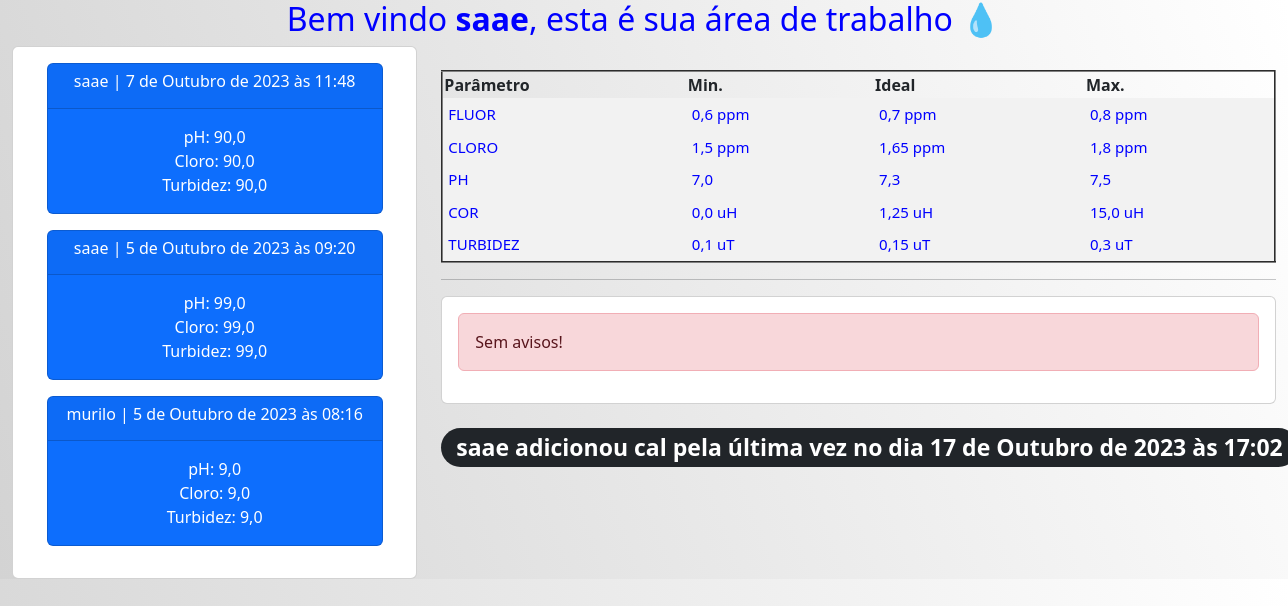
The page /plataforma/ (signed in) on the database as committed earlier.
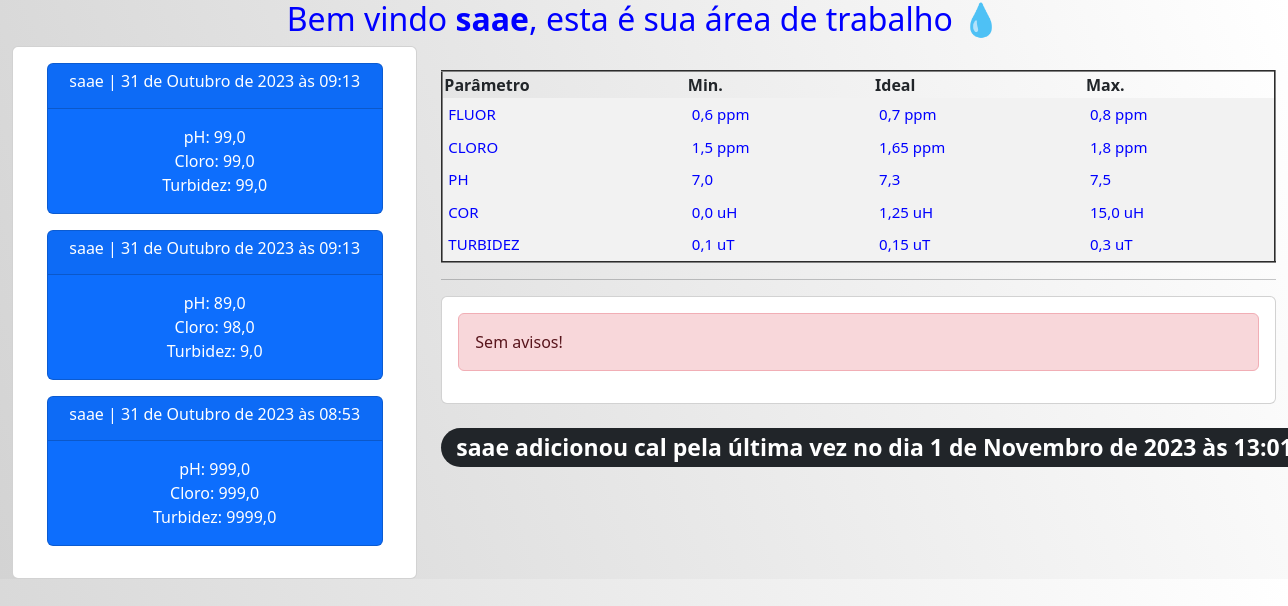
The same page on the database as committed later.
### plataforma/models.py (models this page shows, shortened)
class Analise_Agua_tratada(models.Model):
    usuario = models.ForeignKey(User, on_delete=models.CASCADE)  # Campo para relacionar com o usuário
    cloro = models.FloatField()
    ph = models.FloatField()
    cor = models.FloatField()
    turbidez = models.FloatField()
    relatorio = models.TextField()
    data_analise_agua = models.DateTimeField(default=timezone.now)

class Parametro(models.Model):
    fluor_min = models.FloatField()
    fluor_ideal = models.FloatField()
    fluor_max = models.FloatField()
    cloro_min = models.FloatField()
    cloro_ideal = models.FloatField()
    cloro_max = models.FloatField()
    cor_min = models.FloatField()
    cor_ideal = models.FloatField()
    cor_max = models.FloatField()
    ph_min = models.FloatField()
    ph_ideal = models.FloatField()
    ph_max = models.FloatField()
    turbidez_min = models.FloatField()
    turbidez_ideal = models.FloatField()
    turbidez_max = models.FloatField()
    parametro = models.TextField()

class OperadoresAviso(models.Model):
    aviso = models.TextField()
    def __str__(self):
        return self.aviso

class Cal_Quantidade(models.Model):
    quantidade = models.CharField(max_length=20)
    data = models.DateTimeField(default=timezone.now)
    operador = models.ForeignKey(User, on_delete=models.CASCADE)
    relatorio = models.TextField()

### plataforma/views.py (the view, shortened to what this page needs)
# urls.py: path('plataforma/', views.plataforma, name='plataforma'),
@login_required(login_url='operadores')
def plataforma(request):
    if request.method == 'GET':
        nome = request.user
        nome2 = request.user
        if hasattr(nome2, 'laboratorio'):
            esta_autorizado = nome2.laboratorio.autorizado
            print(esta_autorizado)
        else:
            esta_autorizado = False
            print(esta_autorizado)
        agua_tratada_grafico_vetor = []
        agua_tratada_grafico = Analise_Agua_tratada.objects.order_by('-id')[:3]
        for item in agua_tratada_grafico:
            agua_tratada_grafico_vetor.append(item)
        parametro = Parametro.objects.all()
        avisos = OperadoresAviso.objects.all()
        ultimo_operador = Cal_Quantidade.objects.last().operador
        ultimo_data = Cal_Quantidade.objects.last().data
        if len(avisos) > 0:
            return render(request, 'plataforma.html', {'nome': nome,
                                                       'agua_tratada_grafico_vetor': agua_tratada_grafico_vetor,
                                                       'avisos': avisos,
                                                       'parametro': parametro,
                                                       'ultimo_operador': ultimo_operador,
                                                       'ultimo_data': ultimo_data,
                                                       'esta_autorizado': esta_autorizado,
                                                       })
    elif request.method == 'POST':
        nome = request.user.username
        return render(request, 'plataforma.html', {'nome': nome,
                                                   })

### plataforma/templates/plataforma.html (shortened to what this page needs)
{% extends 'base.html' %}
{% load static %}
{% block head %}
    <link rel="stylesheet" href="{% static 'plataforma/css/plataforma.css' %}">
{% endblock %}
{% block bv %}
    <div class="bem-vindo">
        <h2>Bem vindo <b>{{ nome }}</b>, esta é sua área de trabalho &#x1F4A7</h2>
    </div>
{% endblock %}
{% block body %}
<div class="container-fluid">
  <div class="row">
    <div class="col-md-4">
        <div class="card">
        <div class="card-body">
            {% for dados in agua_tratada_grafico_vetor %}
            <center>
                    <div class="dados_grafico">
                    <div class="card text-bg-primary mb-3" style="max-width: 21rem;">
                    <div class="card-header"> <h6>{{ dados.usuario }} | {{ dados.data_analise_agua }}</h6></div>
                    <div class="card-body">
                        pH:  {{ dados.ph }}<br>
                        Cloro:  {{ dados.cloro }}<br>
                        Turbidez:  {{ dados.turbidez }}
                    </div>
                    </div>
                    </div>
            </center>
                {% endfor %}
        </div>
        </div>
    </div>
    <div class="col-md-8"><br>
        {% for item in parametro %}
        <table border="2">
        <tr>
            <th> Parâmetro</th>
            <th>Min.</th>
            <th>Ideal</th>
            <th>Max.</th>
        </tr>
        <tr>
            <td> FLUOR</td>
            <td>{{ item.fluor_min }} ppm</td>
            <td>{{ item.fluor_ideal }} ppm</td>
            <td>{{ item.fluor_max }} ppm</td>
        </tr>
        <tr>
            <td> CLORO</td>
            <td>{{ item.cloro_min }} ppm</td>
            <td>{{ item.cloro_ideal }} ppm</td>
            <td>{{ item.cloro_max }} ppm</td>
        </tr>
        <tr>
            <td> PH</td>
            <td>{{ item.ph_min }}</td>
            <td>{{ item.ph_ideal }}</td>
            <td>{{ item.ph_max }}</td>
        </tr>
        <tr>
            <td> COR</td>
            <td>{{ item.cor_min }} uH</td>
            <td>{{ item.cor_ideal }} uH</td>
            <td>{{ item.cor_max }} uH</td>
        </tr>
        <tr>
            <td> TURBIDEZ</td>
            <td>{{ item.turbidez_min }} uT</td>
            <td>{{ item.turbidez_ideal }} uT</td>
            <td>{{ item.turbidez_max }} uT</td>
        </tr>
    </table>
        {% endfor %}
<hr>
    {% if avisos %}
      <div class="card">
      <div class="card-body">
          <div class="alert alert-danger" role="alert">
           {% for msg in avisos %}
              {{ msg }}
           {% endfor %}
    {% endif %}
          </div>
      </div>
      </div><br>
<span class="badge rounded-pill text-bg-dark" style="font-size: 23px;">
    {{ultimo_operador}} adicionou cal pela última vez no dia {{ultimo_data}}
</span>
    </div>
  </div>
</div>
{% endblock %}

Rows that differ between the two databases and show on the page:
removed Analise_Agua_tratada: usuario "saae", data_analise_agua "7 de Outubro de 2023 às 11:48", ph "90,0", cloro "90,0", turbidez "90,0"
removed Analise_Agua_tratada: usuario "saae", data_analise_agua "5 de Outubro de 2023 às 09:20", ph "99,0", cloro "99,0", turbidez "99,0"
removed Analise_Agua_tratada: usuario "murilo", data_analise_agua "5 de Outubro de 2023 às 08:16", ph "9,0", cloro "9,0", turbidez "9,0"
no longer on this page (row unchanged): Cal_Quantidade: data "17 de Outubro de 2023 às 17:02"
added Analise_Agua_tratada: usuario "saae", data_analise_agua "31 de Outubro de 2023 às 09:13", ph "99,0", cloro "99,0", turbidez "99,0"
added Analise_Agua_tratada: usuario "saae", data_analise_agua "31 de Outubro de 2023 às 09:13", ph "89,0", cloro "98,0", turbidez "9,0"
added Analise_Agua_tratada: usuario "saae", data_analise_agua "31 de Outubro de 2023 às 08:53", ph "999,0", cloro "999,0", turbidez "9999,0"
added Cal_Quantidade: data "1 de Novembro de 2023 às…"
